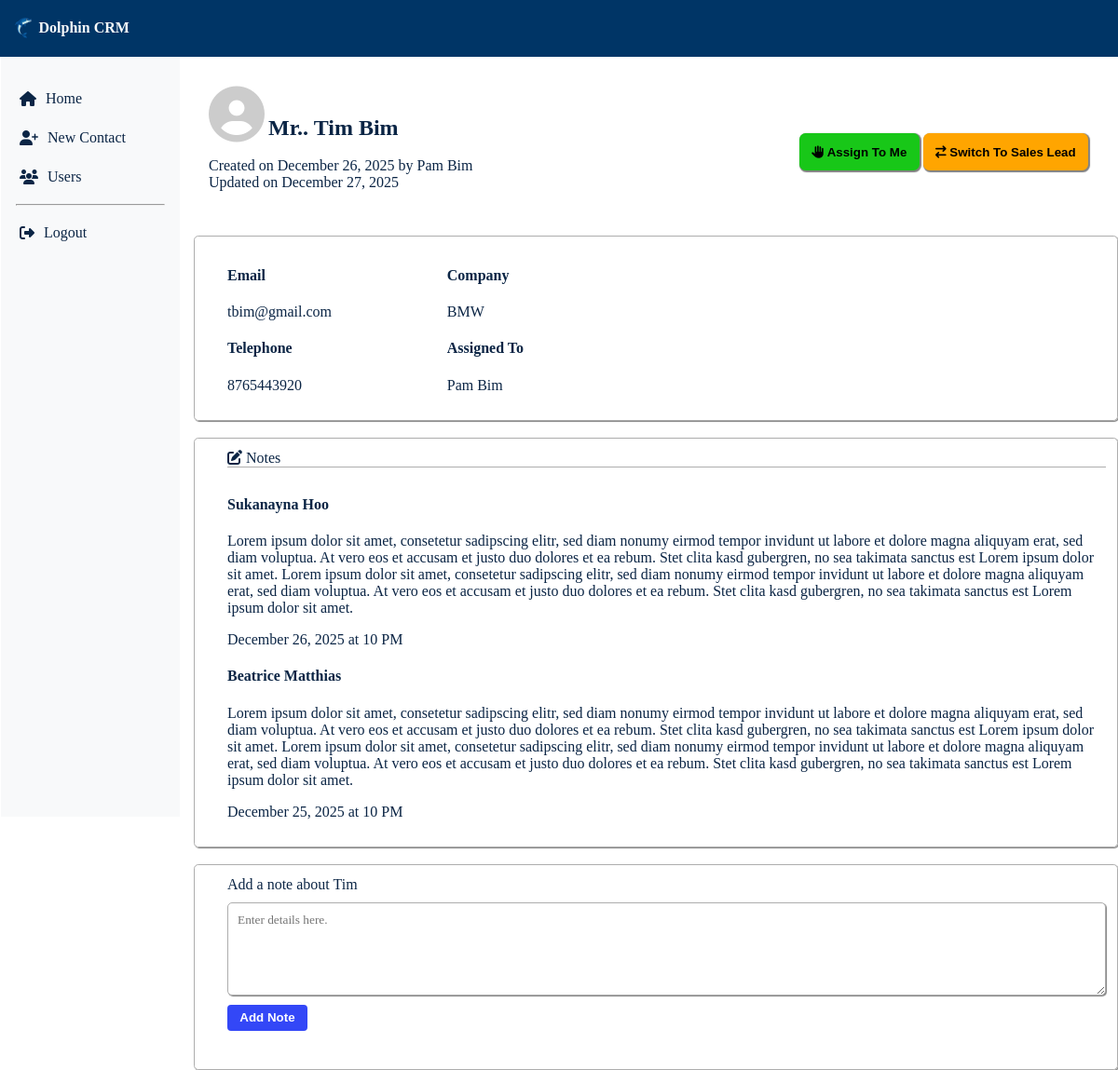
Screenshot of /pages/view.php?id=1 (signed in) with the database file from the repository.
### tables this page shows
CREATE TABLE `contacts` (
  `id` int(8) NOT NULL,
  `title` varchar(8) NOT NULL,
  `firstname` varchar(32) NOT NULL,
  `lastname` varchar(32) NOT NULL,
  `email` varchar(64) NOT NULL,
  `telephone` varchar(32) NOT NULL,
  `company` varchar(255) NOT NULL,
  `type` varchar(255) NOT NULL,
  `assigned_to` int(8) NOT NULL,
  `created_by` int(8) NOT NULL,
  `created_at` timestamp NOT NULL DEFAULT current_timestamp(),
  `updated_at` timestamp NOT NULL DEFAULT current_timestamp() ON UPDATE current_timestamp()
);

CREATE TABLE `users` (
  `id` int(8) NOT NULL COMMENT 'Row ID and Table Primary Key',
  `firstname` varchar(32) NOT NULL COMMENT 'Stores users'' first name',
  `lastname` varchar(32) NOT NULL COMMENT 'Stores users'' last name',
  `password` varchar(255) NOT NULL COMMENT 'Stores users'' hashed password',
  `email` varchar(64) NOT NULL COMMENT 'Stores users'' email address',
  `role` varchar(32) NOT NULL COMMENT 'Stores users'' role at the company',
  `created_at` timestamp NOT NULL DEFAULT current_timestamp() COMMENT 'Gives a timestamp of when the account was created'
);

CREATE TABLE `notes` (
  `id` int(8) NOT NULL,
  `contact_id` int(8) NOT NULL,
  `comment` text NOT NULL,
  `created_by` int(8) NOT NULL,
  `created_at` timestamp NOT NULL DEFAULT current_timestamp()
);

### pages/view.php (the view, shortened to what this page needs)
<?php
require '../includes/dbconfig.php';
include '../includes/metadata.php';
include '../includes/header.php';
include '../includes/sidebar.php';
$contact_id = $_GET['id'];
$stmt = $conn->prepare("SELECT * FROM Contacts WHERE id = :id");
$stmt->bindParam(':id', $contact_id);
$stmt->execute();
$contact = $stmt->fetch(PDO::FETCH_ASSOC);
$stmt = $conn->prepare("SELECT * FROM users WHERE id = ". $contact['created_by']);
$stmt->execute();
$createdby=$stmt->fetchAll(PDO::FETCH_ASSOC)[0];
$name = $createdby['firstname'].' '.$createdby['lastname'];
$stmt = $conn->prepare("SELECT * FROM notes where contact_id= " . $contact['id']);
$stmt->execute();
$notes= $stmt->fetchAll(PDO::FETCH_ASSOC);
$stmt = $conn->prepare("SELECT * FROM users WHERE id = ". $contact['assigned_to']);
$stmt ->execute();
$assignedto = $stmt->fetchAll(PDO::FETCH_ASSOC)[0];
$aname= $assignedto['firstname'].' '.$assignedto['lastname'];
function convertDateFormat($date){
    $date = explode("-", $date);
    $monthNum  = $date[1];
    $dateObj   = DateTime::createFromFormat('!m', $monthNum);
    $monthName = $dateObj->format('F');
    return $monthName . " " . $date[2] . ", " . $date[0];
}
function convertTimeFormat($date){
$mysqlTime = $date;
try {
    $dateTime = new DateTime($mysqlTime);
    $formattedTime = $dateTime->format('h A');
    return $formattedTime;
} catch (Exception $e) {
    echo "Error: " . $e->getMessage();
}
}
?>
<head>
</head>
<section class ='view-contact-section'>
    <header class='page-head'>
        <div class="view-contact-container">
            <div class='contact-head'>
                <i class='fas fa-user-circle' style='font-size:60px; position:relative; color:#ccc;'></i> <strong id="ntitle"><?=$contact['title'].'.'.' '.$contact['firstname'].' '.$contact['lastname']?></strong>
                <p>
                    Created on  <?= convertDateFormat(substr($contact['created_at'],0,10)); ?> by  <?= $name; ?> <br>
                    Updated on  <?= convertDateFormat(substr($contact['updated_at'],0,10)); ?>
                </p>
            </div>
            <div class='btns'>
                <button id='assign'><i class ='fas fa-hand-paper'></i> Assign To Me</button>
                <button id='switch'><i class ='fas fa-exchange'></i> Switch To <?php if ($contact['type']=="Support") {echo "Sales Lead";} else{echo "Support";}?></button>
            </div>
        </div>
    </header>
    <div id='info-container'>
        <div id='email-info'>
            <label for="email"><h4>Email</h4></label>
            <p>
                <?= $contact['email']?>
            </p>
            <label for="telephone"><h4>Telephone</h4></label>
            <p>
                <?= $contact['telephone']?>
            </p>
        </div>
        <div id='company-info'>
            <label for="company"><h4>Company</h4></label>
            <p>
                <?=$contact['company']?>
            </p>
            <label for="assigned"><h4>Assigned To</h4></label>
            <p>
                <?=$aname?>
            </p>
        </div>
    </div>
    <br>
    <div id='notes-container'>
        <div id='note-info'>
            <label for='notes'><i class='fa-sharp fa-solid fa-pen-to-square'></i> Notes</label>
        </div>
        <div id='fetch-notes'>
            <?php foreach($notes as $note){
                $stmt = $conn->prepare("SELECT * FROM users WHERE id = ".$note['created_by']);
                $stmt->execute();
                $createdby=$stmt->fetchAll(PDO::FETCH_ASSOC)[0];
                echo "<h4>".$createdby['firstname'].' '.$createdby['lastname']."</h4>";
                echo "<p>".$note['comment']."</p>";
                echo "<p>". convertDateFormat(substr($note['created_at'],0,10))." at ". ltrim(convertTimeFormat($note['created_at']),'0')."</p>";
            }
            ?>
        </div>
    </div>
    <br>
    <div class='add-notes'>
        <form id="add-note-form" method='POST' action='submit'>
            <div class='add-container'>
                <label for='add-notes'>Add a note about <?=$contact['firstname']?></label>
                <textarea name='add' placeholder="Enter details here."></textarea>
            </div>
            <div class='btn-container'>
                <button id='add-note-btn' type='submit' class='<?=$id?>'>Add Note</button>
            </div>
        </form>
    </div>
</section>

### styles.css (style rules this page uses)
.view-contact-container { margin-left: 12em; padding: 2em; width:auto; height:auto; }
#info-container { clear: both; margin-left:13em; display: grid; grid-template-columns: repeat(4, 1fr); border-style: solid; border-width: thin; box-shadow: 1px 1px 1px grey; border-color: rgb(173, 173, 173); padding: 12px; padding-left:35px; border-radius: 0.3em; }
#notes-container { margin-left:13em; display: grid; grid-template-columns: repeat(1, 1fr); border-style: solid; border-width: thin; border-color: rgb(173, 173, 173); border-radius: 0.3em; padding: 12px; padding-left:35px; overflow-y: scroll; box-shadow: 1px 1px 1px grey; }
.add-notes { margin-left:13em; display: grid; grid-template-columns: repeat(1, 1fr); border-style: solid; border-width: thin; border-color: rgb(173, 173, 173); border-radius: 0.3em; padding: 12px; padding-left:35px; box-shadow: 1px 1px 1px grey; }
#note-info { border-bottom: thin solid rgb(173, 173, 173); margin-bottom:10px; }
.add-container textarea { width: 100%; height:100px; margin-top:10px; margin-bottom:10px; padding:10px; border-radius:5px; border:1px solid rgb(173, 173, 173); font-family: Cambria, Cochin, Georgia, Times, 'Times New Roman', serif; box-shadow: 1px 1px 1px grey; }
#add-note-btn { background-color: #3347f7; color: white; border: none; padding: 0.5em 1em; border-radius: 0.3em; font-weight: bold; margin-bottom: 1em; }
.view-contact-container { margin-left: 12em; padding: 2em; display: flex; flex-direction: row; background-color: white; width:auto; height:auto; justify-content: space-between; align-items: center; }
#ntitle { font-size: 24px; font-weight: bold; }
#assign { background-color: rgb(24, 199, 24); color: black; border: 0.4em; height: 40px; padding: 0.5em 1em; border-radius: 0.5em; font-weight: bold; margin-top: 1em; box-shadow: 1px 1px 1px 1px grey; }
#switch { background-color: orange; color: black; border: 0.1em; height: 40px; padding: 0.5em 1em; border-radius: 0.5em; font-weight: bold; margin-top: 1em; box-shadow: 1px 1px 1px 1px grey; }
.view-contact-section { background-color: white; }

### rows the page displays
contacts: title "Mr.", firstname "Tim", lastname "Bim", created_at "December 26, 2025", updated_at "December 27, 2025", email "tbim@gmail.com", telephone "8765443920", company "BMW"
users: name "Pam Bim", aname "Pam Bim"
notes: created_by.firstname "Sukanayna", created_by.lastname "Hoo", comment "Lorem ipsum dolor sit amet, consetetur sadipscing elitr, sed diam nonumy eirmod tempor invidunt ut labore et dolore magna aliquyam erat, sed diam voluptua. At vero eos et accusam et justo duo dolores et ea rebum. Stet clita kasd gubergren, no sea takimata sanctus est Lorem ipsum dolor sit amet. Lorem ipsum dolor sit amet, consetetur sadipscing elitr, sed diam nonumy eirmod tempor invidunt ut labore et dolore magna aliquyam erat, sed diam voluptua. At vero eos et accusam et justo duo dolores et ea rebum. Stet clita kasd gubergren, no sea takimata sanctus est Lorem ipsum dolor sit amet.", created_at "December 26, 2025", created_at "10 PM"
notes: created_by.firstname "Beatrice", created_by.lastname "Matthias", comment "Lorem ipsum dolor sit amet, consetetur sadipscing elitr, sed diam nonumy eirmod tempor invidunt ut labore et dolore magna aliquyam erat, sed diam voluptua. At vero eos et accusam et justo duo dolores et ea rebum. Stet clita kasd gubergren, no sea takimata sanctus est Lorem ipsum dolor sit amet. Lorem ipsum dolor sit amet, consetetur sadipscing elitr, sed diam nonumy eirmod tempor invidunt ut labore et dolore magna aliquyam erat, sed diam voluptua. At vero eos et accusam et justo duo dolores et ea rebum. Stet clita kasd gubergren, no sea takimata sanctus est Lorem ipsum dolor sit amet.", created_at "December 25, 2025", created_at "10 PM"
